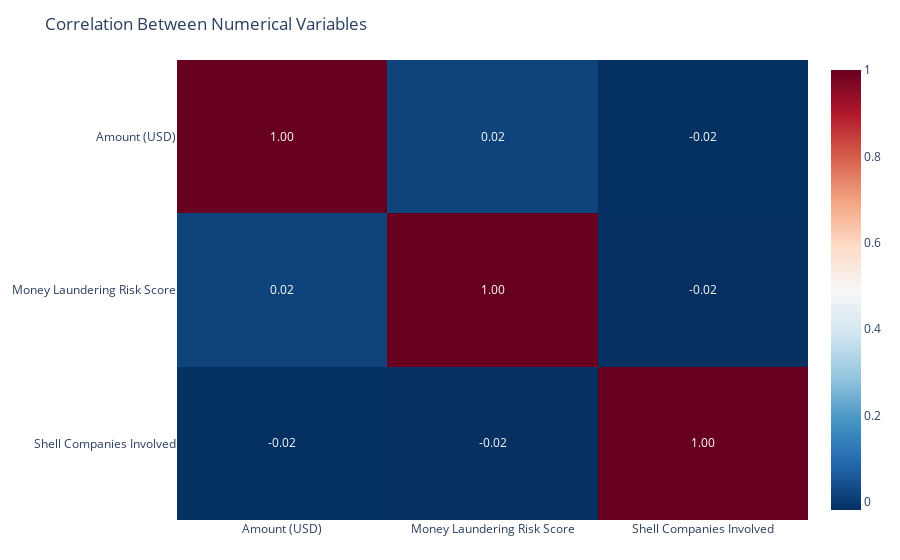

Write notebook code for a chart like this one.
### Markdown cell above
### Correlation Summary of Numerical Variables


| Variable Pair                            | Correlation Coefficient | Interpretation |
|------------------------------------------|--------------------------|----------------|
| Amount (USD) & Risk Score                | 0.0165                   | Very weak positive correlation – almost no relationship |
| Amount (USD) & Shell Companies Involved  | -0.0179                  | Very weak negative correlation – almost no relationship |
| Risk Score & Shell Companies Involved    | -0.0193                  | Very weak negative correlation – almost no relationship |

These results indicate that there is **no meaningful linear relationship** between these variables. For instance, larger transaction amounts are **not necessarily** associated with higher risk scores or more shell companies. This suggests that the `Money Laundering Risk Score` may be influenced more by other factors, such as `Industry`, `Country`, or whether the transaction was `Reported by Authority`.

### Code cell
# Step 26. Visualize the correlation matrix using a heatmap in plotly.
import plotly.express as px

fig = px.imshow(
    correlation_matrix,
    text_auto='.2f',  # Shows the correlation values on the heatmap
    color_continuous_scale='RdBu_r',  # Similar to 'coolwarm'
    title='Correlation Between Numerical Variables',
    aspect='auto'
)
fig.update_layout(margin=dict(l=40, r=40, t=60, b=40))
fig.show()

### Figure 1 — Plotly figure (JSON) as saved in the notebook; plotly's stock layout.template omitted (floating-point values rounded to 4 significant figures)
{"data": [{"coloraxis": "coloraxis", "hovertemplate": "x: %{x}<br>y: %{y}<br>color: %{z}<extra></extra>", "name": "0", "texttemplate": "%{z:.2f}", "type": "heatmap", "x": ["Amount (USD)", "Money Laundering Risk Score", "Shell Companies Involved"], "xaxis": "x", "y": ["Amount (USD)", "Money Laundering Risk Score", "Shell Companies Involved"], "yaxis": "y", "z": [[1, 0.01653, -0.01791], [0.01653, 1, -0.01926], [-0.01791, -0.01926, 1]]}], "layout": {"coloraxis": {"colorscale": [[0, "rgb(5,48,97)"], [0.1, "rgb(33,102,172)"], [0.2, "rgb(67,147,195)"], [0.3, "rgb(146,197,222)"], [0.4, "rgb(209,229,240)"], [0.5, "rgb(247,247,247)"], [0.6, "rgb(253,219,199)"], [0.7, "rgb(244,165,130)"], [0.8, "rgb(214,96,77)"], [0.9, "rgb(178,24,43)"], [1, "rgb(103,0,31)"]]}, "margin": {"b": 40, "l": 40, "r": 40, "t": 60}, "title": {"text": "Correlation Between Numerical Variables"}, "xaxis": {"anchor": "y", "domain": [0, 1]}, "yaxis": {"anchor": "x", "autorange": "reversed", "domain": [0, 1]}}}
